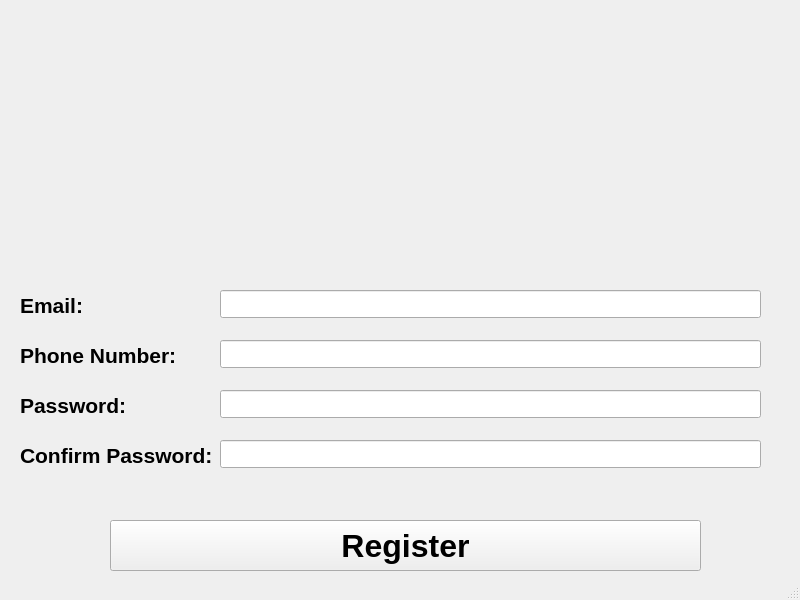
<?xml version="1.0" encoding="UTF-8"?>
<ui version="4.0">
 <class>MainWindow</class>
 <widget class="QMainWindow" name="MainWindow">
  <property name="geometry">
   <rect>
    <x>0</x>
    <y>0</y>
    <width>800</width>
    <height>600</height>
   </rect>
  </property>
  <property name="windowTitle">
   <string>Register</string>
  </property>
  <widget class="QWidget" name="centralwidget">
   <widget class="QLabel" name="label_email">
    <property name="geometry">
     <rect>
      <x>20</x>
      <y>290</y>
      <width>201</width>
      <height>31</height>
     </rect>
    </property>
    <property name="font">
     <font>
      <pointsize>16</pointsize>
      <weight>75</weight>
      <bold>true</bold>
     </font>
    </property>
    <property name="styleSheet">
     <string notr="true">font-size:16pt;</string>
    </property>
    <property name="text">
     <string>&lt;html&gt;&lt;head/&gt;&lt;body&gt;&lt;p&gt;&lt;span style=&quot; font-size:16pt; font-weight:600;&quot;&gt;Email:&lt;/span&gt;&lt;/p&gt;&lt;/body&gt;&lt;/html&gt;</string>
    </property>
   </widget>
   <widget class="QLineEdit" name="lineEdit_email">
    <property name="geometry">
     <rect>
      <x>220</x>
      <y>290</y>
      <width>541</width>
      <height>28</height>
     </rect>
    </property>
    <property name="styleSheet">
     <string notr="true">font-size: 16pt</string>
    </property>
   </widget>
   <widget class="QLabel" name="label_2">
    <property name="geometry">
     <rect>
      <x>290</x>
      <y>10</y>
      <width>221</width>
      <height>261</height>
     </rect>
    </property>
    <property name="text">
     <string/>
    </property>
    <property name="pixmap">
     <pixmap>logo.jpg</pixmap>
    </property>
    <property name="scaledContents">
     <bool>false</bool>
    </property>
   </widget>
   <widget class="QLineEdit" name="lineEdit_phnumber">
    <property name="geometry">
     <rect>
      <x>220</x>
      <y>340</y>
      <width>541</width>
      <height>28</height>
     </rect>
    </property>
    <property name="styleSheet">
     <string notr="true">font-size:18pt;</string>
    </property>
   </widget>
   <widget class="QLabel" name="label_phnumber">
    <property name="geometry">
     <rect>
      <x>20</x>
      <y>340</y>
      <width>201</width>
      <height>31</height>
     </rect>
    </property>
    <property name="text">
     <string>&lt;html&gt;&lt;head/&gt;&lt;body&gt;&lt;p&gt;&lt;span style=&quot; font-size:16pt; font-weight:600;&quot;&gt;Phone Number:&lt;/span&gt;&lt;/p&gt;&lt;/body&gt;&lt;/html&gt;</string>
    </property>
   </widget>
   <widget class="QLineEdit" name="lineEdit_password">
    <property name="geometry">
     <rect>
      <x>220</x>
      <y>390</y>
      <width>541</width>
      <height>28</height>
     </rect>
    </property>
    <property name="styleSheet">
     <string notr="true">font-size:16pt;</string>
    </property>
    <property name="echoMode">
     <enum>QLineEdit::Password</enum>
    </property>
   </widget>
   <widget class="QLabel" name="label_password">
    <property name="geometry">
     <rect>
      <x>20</x>
      <y>390</y>
      <width>201</width>
      <height>31</height>
     </rect>
    </property>
    <property name="text">
     <string>&lt;html&gt;&lt;head/&gt;&lt;body&gt;&lt;p&gt;&lt;span style=&quot; font-size:16pt; font-weight:600;&quot;&gt;Password:&lt;/span&gt;&lt;/p&gt;&lt;/body&gt;&lt;/html&gt;</string>
    </property>
   </widget>
   <widget class="QLineEdit" name="lineEdit_repeatpassword">
    <property name="geometry">
     <rect>
      <x>220</x>
      <y>440</y>
      <width>541</width>
      <height>28</height>
     </rect>
    </property>
    <property name="styleSheet">
     <string notr="true">font-size:16pt;</string>
    </property>
    <property name="echoMode">
     <enum>QLineEdit::Password</enum>
    </property>
   </widget>
   <widget class="QLabel" name="label_confirmpassword">
    <property name="geometry">
     <rect>
      <x>20</x>
      <y>440</y>
      <width>201</width>
      <height>31</height>
     </rect>
    </property>
    <property name="text">
     <string>&lt;html&gt;&lt;head/&gt;&lt;body&gt;&lt;p&gt;&lt;span style=&quot; font-size:16pt; font-weight:600;&quot;&gt;Confirm Password:&lt;/span&gt;&lt;/p&gt;&lt;/body&gt;&lt;/html&gt;</string>
    </property>
   </widget>
   <widget class="QPushButton" name="pushbutton_register">
    <property name="geometry">
     <rect>
      <x>110</x>
      <y>520</y>
      <width>591</width>
      <height>51</height>
     </rect>
    </property>
    <property name="mouseTracking">
     <bool>false</bool>
    </property>
    <property name="styleSheet">
     <string notr="true">font-size: 24pt;
font-weight:bold;</string>
    </property>
    <property name="text">
     <string>Register</string>
    </property>
   </widget>
  </widget>
  <widget class="QMenuBar" name="menubar">
   <property name="geometry">
    <rect>
     <x>0</x>
     <y>0</y>
     <width>800</width>
     <height>30</height>
    </rect>
   </property>
  </widget>
  <widget class="QStatusBar" name="statusbar"/>
 </widget>
 <resources/>
 <connections/>
</ui>
